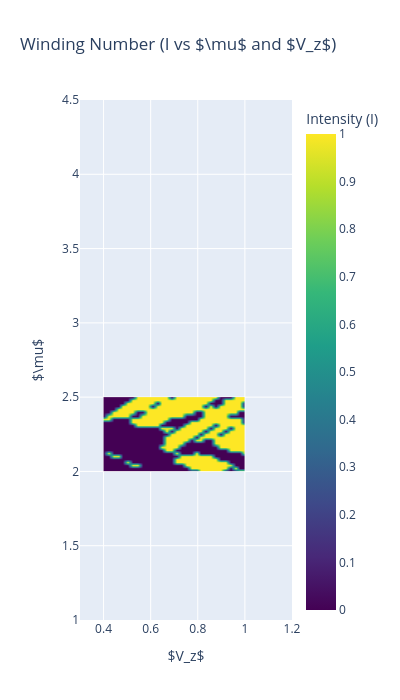

Notebook source saved alongside this figure:
### Code cell
def filter_pdi(pdis, thresh = 0.8):
    for i in range(len(pdis)):
        pdi = pdis[i]
        if pdi > 1.0:
            pdis[i] = 1.00
        elif pdi < 0.0:
            pdis[i] = 0
        
        if thresh:
            if pdi > thresh:
                pdis[i] =  1
            else:
                pdis[i] =  0
    return pdis



# Assuming pdi_arr and filter_pdi are already defined in your environment
mu = nu_map[:, 0]    # y-axis in the plot
V_z = nu_map[:, 1]   # x-axis in the plot
I = filter_pdi(nu_map[:, 2])  # z-axis (color)
#I = nu_map[:, 2]  # z-axis (color)

# Create the interactive Plotly heatmap/contour
fig = go.Figure(data=go.Contour(
    x=V_z,
    y=mu,
    z=I,
    colorscale='Viridis',  # Matches Matplotlib's 'viridis'
    ncontours=100,         # Matches the levels=100 argument
    line_width=0,          # Removes contour lines for a smooth heatmap look
    contours=dict(
        coloring='heatmap',
        showlines=False
    ),
    colorbar=dict(
        title='Intensity (I)'
    )
))

# Label axes and title
# Plotly naturally renders LaTeX enclosed in $ symbols
fig.update_layout(
    title='Winding Number (I vs $\\mu$ and $V_z$)',
    xaxis_title='$V_z$',
    yaxis_title='$\\mu$',
    xaxis_range=[0.3, 1.2],  # <-- SET YOUR X-AXIS LIMITS HERE
    yaxis_range=[1, 4.5],
    width=400,
    height=700
)

fig.show()

### Figure 1 — Plotly figure (JSON) as saved in the notebook; plotly's stock layout.template omitted (floating-point values rounded to 4 significant figures; data arrays with more than 128 entries replaced by an {"elided": "..."} marker saying what was removed)
{"data": [{"colorbar": {"title": {"text": "Intensity (I)"}}, "colorscale": [[0, "#440154"], [0.1111, "#482878"], [0.2222, "#3e4989"], [0.3333, "#31688e"], [0.4444, "#26828e"], [0.5556, "#1f9e89"], [0.6667, "#35b779"], [0.7778, "#6ece58"], [0.8889, "#b5de2b"], [1, "#fde725"]], "contours": {"coloring": "heatmap", "showlines": false}, "line": {"width": 0}, "ncontours": 100, "type": "contour", "x": {"elided": "750 float values"}, "y": {"elided": "750 float values"}, "z": {"elided": "750 float values"}}], "layout": {"height": 700, "title": {"text": "Winding Number (I vs $\\mu$ and $V_z$)"}, "width": 400, "xaxis": {"range": [0.3, 1.2], "title": {"text": "$V_z$"}}, "yaxis": {"range": [1, 4.5], "title": {"text": "$\\mu$"}}}}
